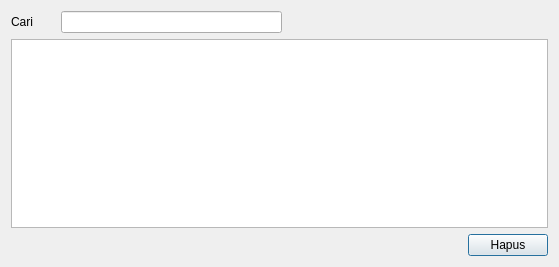
<?xml version="1.0" encoding="UTF-8"?>
<ui version="4.0">
 <class>RemoveProductDialog</class>
 <widget class="QDialog" name="RemoveProductDialog">
  <property name="geometry">
   <rect>
    <x>0</x>
    <y>0</y>
    <width>559</width>
    <height>267</height>
   </rect>
  </property>
  <property name="windowTitle">
   <string>Hapus Produk</string>
  </property>
  <layout class="QVBoxLayout" name="verticalLayout">
   <item>
    <widget class="QWidget" name="widget" native="true">
     <property name="maximumSize">
      <size>
       <width>271</width>
       <height>22</height>
      </size>
     </property>
     <layout class="QHBoxLayout" name="horizontalLayout" stretch="1,5">
      <property name="leftMargin">
       <number>0</number>
      </property>
      <property name="topMargin">
       <number>0</number>
      </property>
      <property name="rightMargin">
       <number>0</number>
      </property>
      <property name="bottomMargin">
       <number>0</number>
      </property>
      <item>
       <widget class="QLabel" name="label">
        <property name="text">
         <string>Cari</string>
        </property>
       </widget>
      </item>
      <item>
       <widget class="QLineEdit" name="lineEdit"/>
      </item>
     </layout>
    </widget>
   </item>
   <item>
    <widget class="QTableView" name="tableView">
     <property name="sizeAdjustPolicy">
      <enum>QAbstractScrollArea::AdjustToContents</enum>
     </property>
     <property name="selectionBehavior">
      <enum>QAbstractItemView::SelectRows</enum>
     </property>
     <property name="verticalScrollMode">
      <enum>QAbstractItemView::ScrollPerPixel</enum>
     </property>
     <property name="horizontalScrollMode">
      <enum>QAbstractItemView::ScrollPerPixel</enum>
     </property>
     <attribute name="horizontalHeaderStretchLastSection">
      <bool>true</bool>
     </attribute>
     <attribute name="verticalHeaderVisible">
      <bool>false</bool>
     </attribute>
     <attribute name="verticalHeaderMinimumSectionSize">
      <number>15</number>
     </attribute>
     <attribute name="verticalHeaderDefaultSectionSize">
      <number>18</number>
     </attribute>
    </widget>
   </item>
   <item alignment="Qt::AlignRight">
    <widget class="QPushButton" name="pushButton">
     <property name="text">
      <string>Hapus</string>
     </property>
    </widget>
   </item>
  </layout>
 </widget>
 <resources/>
 <connections/>
</ui>
